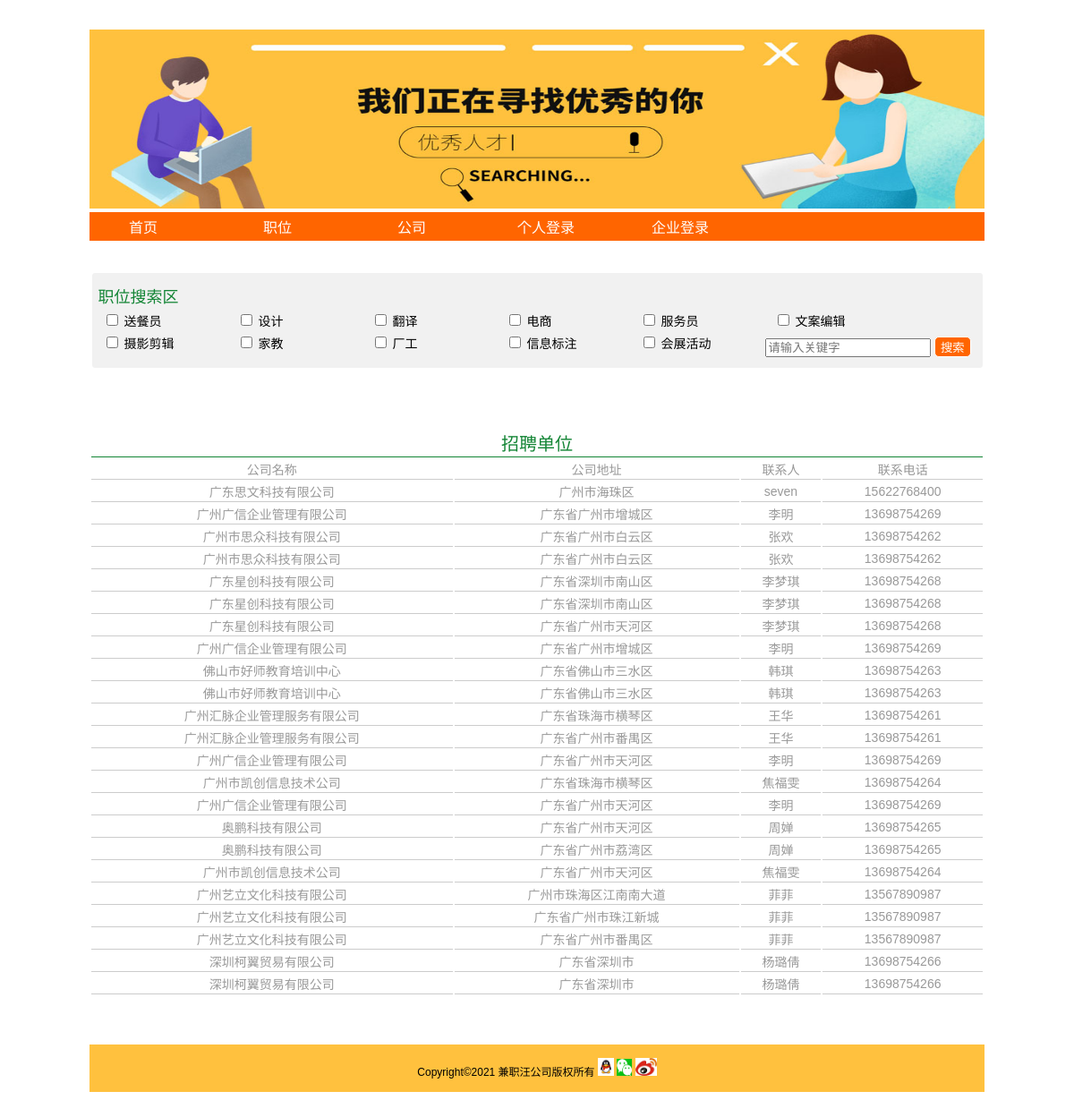
Screenshot of /PracticeWorks/校园兼职信息发布系统/part_time_job/gongsi.php with the database file from the repository.
### tables this page shows
CREATE TABLE IF NOT EXISTS `job` (
  `job_id` int(11) NOT NULL AUTO_INCREMENT,
  `type` varchar(30) NOT NULL COMMENT '信息类型',
  `enter_id` int(11) NOT NULL COMMENT '发布者id',
  `title` varchar(50) NOT NULL COMMENT '信息标题',
  `content` varchar(500) NOT NULL COMMENT '信息内容',
  `salary` varchar(30) NOT NULL COMMENT '薪资',
  `company` varchar(100) NOT NULL COMMENT '公司',
  `site` varchar(100) NOT NULL COMMENT '公司地址',
  `contacts` varchar(20) NOT NULL COMMENT '联系人',
  `tel` varchar(30) NOT NULL COMMENT '联系电话',
  `edate` date NOT NULL COMMENT '发布时间',
  PRIMARY KEY (`job_id`)
);

### PracticeWorks/校园兼职信息发布系统/part_time_job/conn/conn.php (called while the page is built, shortened)
<?php
	$conn=mysqli_connect("localhost","root","","part_time_job");
	mysqli_query($conn,"set character_set_client=utf8;");
	mysqli_query($conn,"set character_set_connection=utf8;");
	mysqli_query($conn,"set character_set_results=utf8;");
	mysqli_query($conn,"set names utf-8");
	function zhiwei2(){
		$result = array();
		global $conn;
		$zpinfo = mysqli_query($conn,'select job_id,type from job group by type order by type desc');
		$datarow = mysqli_num_rows($zpinfo);
		for ($i=0; $i < $datarow; $i++) {
		$row = mysqli_fetch_array($zpinfo);
		  $result[$row['job_id']] = $row['type'];
		}
		return $result;
	}
	$zhiwei_list = zhiwei2();
?>

### PracticeWorks/校园兼职信息发布系统/part_time_job/gongsigangwei.php (the view, shortened to what this page needs)
<?php
 include_once "./conn/conn.php";
$postdate = $_POST['search'];
$sql = mysqli_query($conn,"select * from job where title like '%$postdate%' or company like '%$postdate%'");
$row = mysqli_fetch_object($sql);
?><table border="0" align="center" width="100%" class="table01">
 <tr> <td colspan="7" style="font-size:20px;text-align:center;" align="center" class="title">招聘单位</td></tr>
<?php if($row){?>
<?php echo ' ';
echo "<td>公司名称</td>";
echo "<td>公司地址</td>";
echo "<td>联系人</td>";
echo "<td>联系电话</td>";
echo "</tr>";
?>
<?php
do{
    ?>
    <tr>
    <td><?php echo $row->company;?></td>
    <td><?php echo $row->site;?></td>
    <td><?php echo $row->contacts;?></td>
    <td><?php echo $row->tel;?></td>
    </tr>
<?php
    }while($row=mysql_fetch_object($sql));
?>
<?php echo "</table>";?>
<?php }?>

### PracticeWorks/校园兼职信息发布系统/part_time_job/gongsi.php (shortened to what this page needs)
<!DOCTYPE html PUBLIC "-//W3C//DTD XHTML 1.0 Transitional//EN" "http://www.w3.org/TR/xhtml1/DTD/xhtml1-transitional.dtd">
<html xmlns="http://www.w3.org/1999/xhtml">
<head>
</head>
<body>
  <table width="1000" border="0" align="center">
	<tr >
	  <td colspan="2"><img src="images/top1.jpg" width="1000" height="200" /></td>
	</tr>
	 <tr >
	  <td  colspan="2"><?php include_once "./top.php";?></td>
	</tr>
    <tr >
      <td width="1000" align="center" colspan="2"><?php include_once "./release.php";?></td>
    </tr>
    <tr>
     <td colspan="2"><?php include_once "gongsigangwei.php";?></td>
    <tr>
      <td align="center" colspan="2"><?php include_once "./bottom.php";?></td>
    </tr>
</body>
</html>

### PracticeWorks/校园兼职信息发布系统/part_time_job/top.php (shortened to what this page needs)
<?php
include_once "./conn/conn.php";
?>
<!DOCTYPE html>
<html>
	<head>
		<link rel="stylesheet" type="text/css" href="css/base.css"/>
	</head>
	<body>
		<?php
		if(isset($_SESSION['login_user'])){
			echo '<ul id="nav">';
			echo '<li><a href="index.php">首页</a></li>';
			echo	'<li><a href="zhiwei.php">职位</a></li>';
			echo	'<li><a href="./user_edit.php">个人信息</a></li>';
			echo	'<li><a href="./jianli.php">简历</a></li>';
			echo	'<li><a href="./users.php">已投递职位</a></li>';
			echo	'<li><a href="./loginout.php">安全退出</a></li>';
			echo '</ul>';
		}else{
			echo '<ul id="nav">';
			echo	'<li><a href="index.php">首页</a></li>';
			echo	'<li><a href="zhiwei.php">职位</a></li>';
			echo	'<li><a href="gongsi.php">公司</a></li>';
			echo	'<li><a href="login.php">个人登录</a></li>';
			echo	'<li><a href="admin/login.php">企业登录</a></li>';
			echo '</ul>';
		}
		?>
	</body>
</html>

### PracticeWorks/校园兼职信息发布系统/part_time_job/release.php (shortened to what this page needs)
<!DOCTYPE html>
<html>
	<head>
	</head>
	<body>
	      <table width="999">
	         <tr>
	            <td style=" width: 90%;text-align: left; background:#f1f1f1;border-radius:3px;border:1px solid #f1f1f1;">
	               <form action="zhiwei.php" method="post">
								   <span style="display:block;float:left;width:850px;font-size:18px;color:#138535;padding-left: 5px;padding-top: 10px;">
										职位搜索区&nbsp;&nbsp;</span><br>
								   <?php if(!empty($zhiwei_list)){
											foreach($zhiwei_list as $k=>$v){
												$c = '';
												?>
												<span style="display:block;float:left;width:140px;font-size:14px;padding-left: 10px;padding-top: 5px;">
												<input type="checkbox" name="search_aihao[]" value="<?php echo $v;?>" <?php echo $c;?>>
												<?php echo $v;?>&nbsp;&nbsp;</span>
											<?php }
									}?>
	               <input style="margin: 10px 0;" type="text" name="search_key" value="<?php if(isset($_POST['search_key'])){ echo $_POST['search_key'];}?>" maxlength="50" autocomplete="off" placeholder="请输入关键字">
	               <button class="btn btn-search" ka="search_box_index">搜索</button>
	               </form>
	            </td>
	         </tr>
	      </table>
	</body>
</html>

### PracticeWorks/校园兼职信息发布系统/part_time_job/bottom.php (shortened to what this page needs)
<!DOCTYPE html>
<html>
	<head>
	</head>
	<body>
		<table width="1000" border="0" class="foot" >
			<tr>
				<td colspan="3"><div align="center">Copyright&copy;<?php echo date('Y');?> 兼职汪公司版权所有
					<img src="images/QQ图标.jpg" width="18" height="20" />
					<img src="images/微信图标.jpg" width="17" height="19" />
					<img src="images/微博图标.jpg" width="24" height="20" />
				</td>
			</tr>
		</table>
	</body>
</html>

### PracticeWorks/校园兼职信息发布系统/part_time_job/css/base.css (style rules this page uses)
body { margin: 0px; padding: 0px; font-family: sans-serif; background-size: cover; }
.table01 { text-align:center; width:100%; }
.table01 .title { font-size:20px; text-align:left; color:#138535; border-bottom:1px solid #138535; }
.table01 td { border-bottom:1px solid #ccc; font-size:14px; height-line:24px; color:#999; }
ul { list-style-type:none; }
#nav { width:100%; list-style-type:none; margin:0; padding:0; overflow:hidden; background-color:#FF6500; }
#nav li { float:left; }
#nav a { display:block; background-color:#FF6500; color:white; width:120px; text-align:center; padding:4px 0px; text-decoration:none; }
.btn-search { background:#FF6500; border-radius:5px; color:#fff; border:1px solid #fff; }
.foot { background:#FFC13E; font-size:12px; padding:12px;margin-top:20px; }

### PracticeWorks/校园兼职信息发布系统/part_time_job/top.php (style rules this page uses)
li { width: 15%; }

### PracticeWorks/校园兼职信息发布系统/part_time_job/bottom.php (style rules this page uses)
table { margin: 30px auto; }

### rows the page displays
job: company "广东思文科技有限公司", site "广州市海珠区", contacts "seven", tel "15622768400"
job: company "广州广信企业管理有限公司", site "广东省广州市增城区", contacts "李明", tel "13698754269"
job: company "广州市思众科技有限公司", site "广东省广州市白云区", contacts "张欢", tel "13698754262"
job: company "广州市思众科技有限公司", site "广东省广州市白云区", contacts "张欢", tel "13698754262"
job: company "广东星创科技有限公司", site "广东省深圳市南山区", contacts "李梦琪", tel "13698754268"
job: company "广东星创科技有限公司", site "广东省深圳市南山区", contacts "李梦琪", tel "13698754268"
job: company "广东星创科技有限公司", site "广东省广州市天河区", contacts "李梦琪", tel "13698754268"
job: company "广州广信企业管理有限公司", site "广东省广州市增城区", contacts "李明", tel "13698754269"
job: company "佛山市好师教育培训中心", site "广东省佛山市三水区", contacts "韩琪", tel "13698754263"
job: company "佛山市好师教育培训中心", site "广东省佛山市三水区", contacts "韩琪", tel "13698754263"
job: company "广州汇脉企业管理服务有限公司", site "广东省珠海市横琴区", contacts "王华", tel "13698754261"
job: company "广州汇脉企业管理服务有限公司", site "广东省广州市番禺区", contacts "王华", tel "13698754261"
job: company "广州广信企业管理有限公司", site "广东省广州市天河区", contacts "李明", tel "13698754269"
job: company "广州市凯创信息技术公司", site "广东省珠海市横琴区", contacts "焦福雯", tel "13698754264"
job: company "广州广信企业管理有限公司", site "广东省广州市天河区", contacts "李明", tel "13698754269"
job: company "奥鹏科技有限公司", site "广东省广州市天河区", contacts "周婵", tel "13698754265"
job: company "奥鹏科技有限公司", site "广东省广州市荔湾区", contacts "周婵", tel "13698754265"
job: company "广州市凯创信息技术公司", site "广东省广州市天河区", contacts "焦福雯", tel "13698754264"
job: company "广州艺立文化科技有限公司", site "广州市珠海区江南南大道", contacts "菲菲", tel "13567890987"
job: company "广州艺立文化科技有限公司", site "广东省广州市珠江新城", contacts "菲菲", tel "13567890987"
job: company "广州艺立文化科技有限公司", site "广东省广州市番禺区", contacts "菲菲", tel "13567890987"
job: company "深圳柯翼贸易有限公司", site "广东省深圳市", contacts "杨璐倩", tel "13698754266"
job: company "深圳柯翼贸易有限公司", site "广东省深圳市", contacts "杨璐倩", tel "13698754266"

### other values shown
$v "送餐员"
$v "设计"
$v "翻译"
$v "电商"
$v "服务员"
$v "文案编辑"
$v "摄影剪辑"
$v "家教"
$v "厂工"
$v "信息标注"
$v "会展活动"
